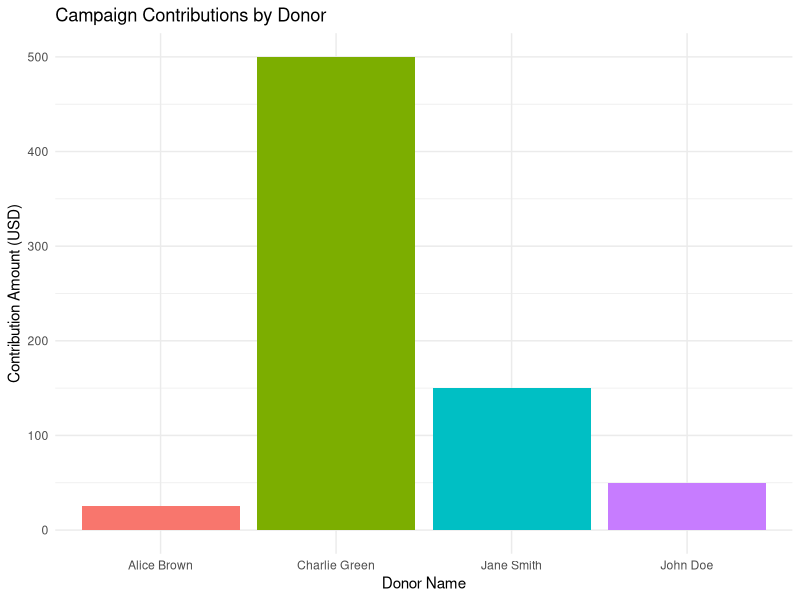

Write R code to recreate this figure.
## ---- chunk 1
# This hides code warnings and messages from showing up in the final webpage
knitr::opts_chunk$set(echo = TRUE, message = FALSE, warning = FALSE)
library(tidyverse)
## ---- chunk 2
# Simulating a messy Excel spreadsheet
raw_donor_data <- tibble(
  Donor_ID = c(101, 102, 103, 101, 104, 105),
  Name = c("john DOE", "Jane Smith", "ALICE BROWN", "john DOE", " Bob Wilson ", "Charlie Green"),
  Donation_Amount = c("$50.00", "$150", "25.00", "$50.00", NA, "$500.00"),
  Join_Date = c("2026-01-15", "02/18/2026", "2026-03-01", "2026-01-15", "2026-04-12", "05-22-2026")
)

# Display the messy raw data
knitr::kable(raw_donor_data, caption = "Raw, Messy Donor Data Received")
## ---- chunk 3
cleaned_donor_data <- raw_donor_data %>%
  # 1. Remove exact duplicate rows
  distinct(Donor_ID, .keep_all = TRUE) %>%
  
  # 2. Fix names (Remove extra spaces and fix capitalization)
  mutate(Name = str_trim(Name)) %>%
  mutate(Name = str_to_title(Name)) %>%
  
  # 3. Clean donation column
  mutate(Donation_Amount = str_replace_all(Donation_Amount, fixed("$"), "")) %>%
  mutate(Donation_Amount = as.numeric(Donation_Amount)) %>%
  
  # 4. Fill missing donation amounts with a placeholder 0
  mutate(Donation_Amount = replace_na(Donation_Amount, 0)) %>%
  
  # 5. NEW: Standardize all mixed date formats into YYYY-MM-DD
  # This tells R to look for Year-Month-Day, Month-Day-Year, or Day-Month-Year combinations automatically!
  mutate(Join_Date = lubridate::parse_date_time(Join_Date, orders = c("ymd", "mdy", "dmy"))) %>%
  mutate(Join_Date = as.Date(Join_Date))

# Display the beautifully cleaned data
knitr::kable(cleaned_donor_data, caption = "Cleaned and Standardized Donor Data")
## ---- chunk 4
total_raised <- sum(cleaned_donor_data$Donation_Amount)
avg_donation <- mean(cleaned_donor_data$Donation_Amount[cleaned_donor_data$Donation_Amount > 0])
## ---- chunk 5
ggplot(data = filter(cleaned_donor_data, Donation_Amount > 0), aes(x = Name, y = Donation_Amount, fill = Name)) +
  geom_col(show.legend = FALSE) +
  theme_minimal() +
  labs(
    title = "Campaign Contributions by Donor",
    x = "Donor Name",
    y = "Contribution Amount (USD)"
  )
